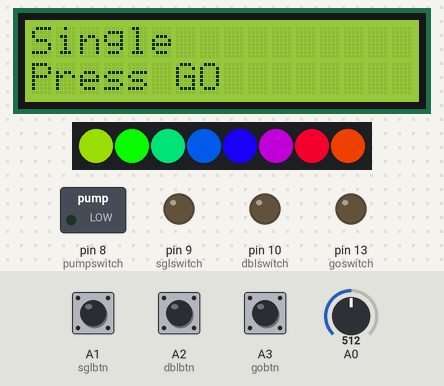
This sketch was run on a simulated Arduino Uno, built with avr-gcc and run on an emulated ATmega328P. Shown: 16×2 character LCD, 8 RGB LEDs in strip order, left to right, switched loads named in the sketch (green lamp = pin HIGH), output pins drawn as LEDs (lit = HIGH). Dashed ring = blinking. The inputs (shaded band) are chosen by the test bench; at power-on: A3 (gobtn) HIGH, A1 (sglbtn) HIGH, A2 (dblbtn) HIGH, A0 = 512.

Above: at 2.4 s.
2.5 s: A3 (gobtn) pulled LOW for 0.15 s
At 3.03 s:
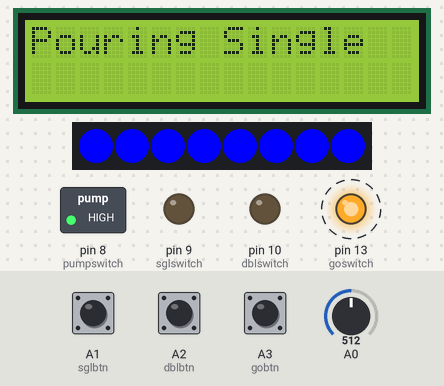
3.2 s: A1 (sglbtn) pulled LOW for 3.2 s
At 5.08 s:
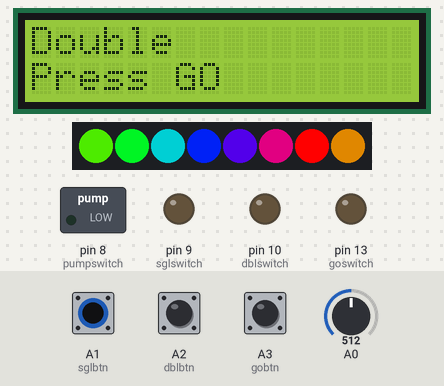
7.0 s: A2 (dblbtn) pulled LOW for 0.15 s
At 7.39 s:
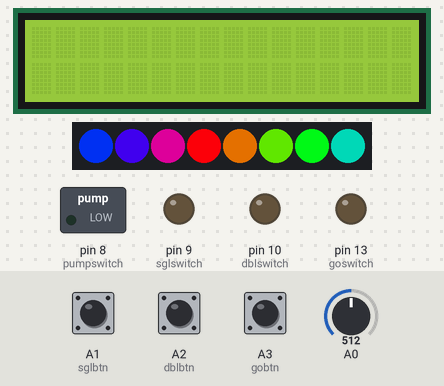
7.7 s: A3 (gobtn) pulled LOW for 1 s
At 8.57 s:
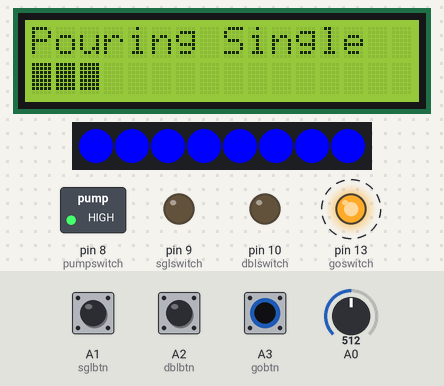
9.3 s: A1 (sglbtn) pulled LOW for 1 s
At 10.47 s:
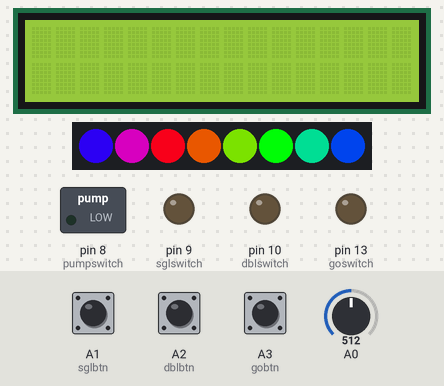
10.9 s: A2 (dblbtn) pulled LOW for 1 s
At 11.07 s:
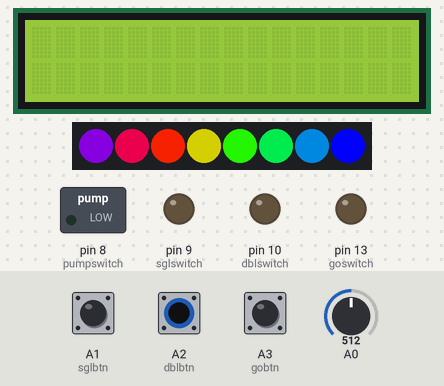
Timing chart, 0 to 20.8 s (numbered marks = the images above; inputs shaded):
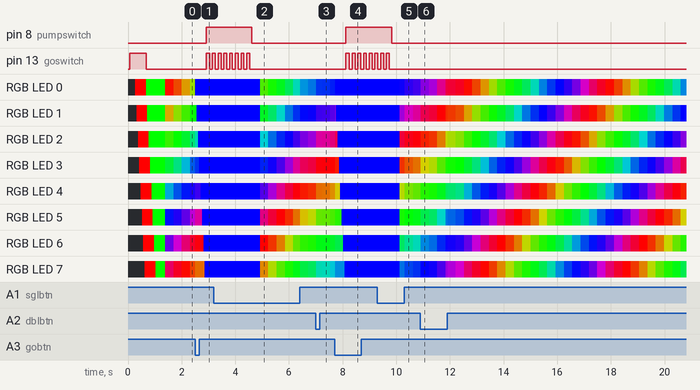

The sketch:

BarbotLCD.ino
```cpp
// Barbot LCD
#include <LiquidCrystal.h>
LiquidCrystal lcd(12, 11, 5, 4, 3, 2);

//Barbot Pins
int pixelpin = 6;

#include <Button.h>
// Buttons
//int sglbtn = A1;
//int dblbtn = A2;
//int gobtn = A3;
Button sglbtn(A1); // Connect your button between pin 2 and GND
Button dblbtn(A2); // Connect your button between pin 3 and GND
Button gobtn(A3); // Connect your button between pin 4 and GND


// Transistor Outputs
int pumpswitch = 8;
int sglswitch = 9;
int dblswitch = 10;
int goswitch = 13;


// Neopixels
#include <Adafruit_NeoPixel.h>
#ifdef __AVR__
  #include <avr/power.h>
#endif
#define PIN 6
Adafruit_NeoPixel strip = Adafruit_NeoPixel(8, PIN, NEO_GRB + NEO_KHZ800);


byte p20[8] = {
  B10000,
  B10000,
  B10000,
  B10000,
  B10000,
  B10000,
  B10000,
};
byte p40[8] = {
  B11000,
  B11000,
  B11000,
  B11000,
  B11000,
  B11000,
  B11000,
};
byte p60[8] = {
  B11100,
  B11100,
  B11100,
  B11100,
  B11100,
  B11100,
  B11100,
};
byte p80[8] = {
  B11110,
  B11110,
  B11110,
  B11110,
  B11110,
  B11110,
  B11110,
};
byte p100[8] = {
  B11111,
  B11111,
  B11111,
  B11111,
  B11111,
  B11111,
  B11111,
};

int ledState = LOW;             // ledState used to set the LED
unsigned long previousMillis = 0;        // will store last time LED was updated
const long interval = 100;           //

void setup() {
  // set up the LCD's number of columns and rows:
  lcd.begin(16, 2);
  lcd.clear();
  // Print a message to the LCD.
  lcd.print("Starting...");
  lcd.createChar(0, p20);
  lcd.createChar(1, p40);
  lcd.createChar(2, p60);
  lcd.createChar(3, p80);
  lcd.createChar(4, p100);
  sglbtn.begin();
  dblbtn.begin();
  gobtn.begin();
  pinMode(pumpswitch, OUTPUT);
  pinMode(sglswitch, OUTPUT);
  pinMode(dblswitch, OUTPUT);
  pinMode(goswitch, OUTPUT);
  strip.begin();
  strip.show(); // Initialize all pixels to 'off'
  digitalWrite(goswitch, HIGH);
  delay(200);
  colorWipe(strip.Color(255, 0, 0), 50); // Red
  digitalWrite(goswitch, LOW);
  colorWipe(strip.Color(0, 255, 0), 50); // Red

  showIdle();
}

void loop() {
  for(int j=0; j<256; j++) { // 5 cycles of all colors on wheel
    for(int i=0; i< strip.numPixels(); i++) {
      strip.setPixelColor(i, Wheel(((i * 256 / strip.numPixels()) + j) & 255));
    }
    strip.show();
    if (gobtn.pressed()) {
      pour();
    }
    if (sglbtn.toggled() || dblbtn.toggled()) {
      showIdle();
    }
    delay(20);
  }

}


void pour() {
  int calibrationValue = analogRead(A0);
  int time = map(calibrationValue, 0, 1023, 500, 3000);
  if (sglbtn.read() == Button::PRESSED) {
     lcd.clear();
     lcd.print("Pouring Single");
     colorWipe(strip.Color(0, 0, 255), 50); // Red
     dispense(time);
     showIdle();
  } else if (dblbtn.read() == Button::PRESSED) {
     lcd.clear();
     lcd.print("Double 1/2");
     colorWipe(strip.Color(0, 0, 255), 50); // Red
     dispense(time);
     lcd.clear();
     lcd.print("Double 2/2");
     colorWipe(strip.Color(0, 255, 0), 50); // Red
     delay(100);
     colorWipe(strip.Color(0, 0, 255), 50); // Red
     dispense(time);
     colorWipe(strip.Color(0, 255, 0), 50); // Red
     showIdle();
  } else {
    lcd.clear();
    lcd.print("Select first!");
    delay(1000);
    showIdle();
  }

}

void dispense(int time) {
  digitalWrite(goswitch, HIGH);
  digitalWrite(pumpswitch, HIGH);
  for (int i = 0; i<16; i++) {
    for (int j=0; j<5; j++) {
      lcd.setCursor(i, 1);
      lcd.write(j);
      delay(time/80);
      unsigned long currentMillis = millis();
      if (currentMillis - previousMillis >= interval) {
        previousMillis = currentMillis;
        if (ledState == LOW) {
          ledState = HIGH;
        } else {
          ledState = LOW;
        }
        digitalWrite(goswitch, ledState);
      }
    }
  }
  digitalWrite(pumpswitch, LOW);
}

void showIdle() {
  lcd.clear();
  delay(200);
//  lcd.print("Place glass");
  if (sglbtn.read() == Button::PRESSED) {
     lcd.print("Single");
     lcd.setCursor(0, 1);
     lcd.print("Press GO");
  } else if (dblbtn.read() == Button::PRESSED) {
     lcd.print("Double");
     lcd.setCursor(0, 1);
     lcd.print("Press GO");
  } else {
    lcd.print("Select Single");
    lcd.setCursor(0, 1);
    lcd.print("or Double?");
  }
}

uint32_t Wheel(byte WheelPos) {
  WheelPos = 255 - WheelPos;
  if(WheelPos < 85) {
    return strip.Color(255 - WheelPos * 3, 0, WheelPos * 3);
  }
  if(WheelPos < 170) {
    WheelPos -= 85;
    return strip.Color(0, WheelPos * 3, 255 - WheelPos * 3);
  }
  WheelPos -= 170;
  return strip.Color(WheelPos * 3, 255 - WheelPos * 3, 0);
}

void colorWipe(uint32_t c, uint8_t wait) {
  for(uint16_t i=0; i<strip.numPixels(); i++) {
    strip.setPixelColor(i, c);
    strip.show();
    delay(wait);
  }
}
```

Measured:
- after the input at 2.5 s, pin 8 (pumpswitch): LOW → HIGH after 0.42 s; pin 13 (goswitch): LOW → HIGH after 0.42 s, → LOW 0.13 s later, → HIGH 0.11 s later; the display: first changes at once (image 1 shows a later state)
- after the input at 3.2 s, the display: first differs from a run without the input after 1.7 s (image 2)
- after the input at 7.0 s, the display: first changes at once (image 3 shows a later state)
- after the input at 7.7 s, pin 8 (pumpswitch): LOW → HIGH after 0.42 s; pin 13 (goswitch): alternates HIGH for 0.11 s and LOW for 0.11 s, starting after 0.42 s; the display: first changes at once (image 4 shows a later state)
- after the input at 9.3 s, the display: first differs from a run without the input after 0.83 s (image 5 shows a later state)
- after the input at 10.9 s, the display: changes at once (image 6)
